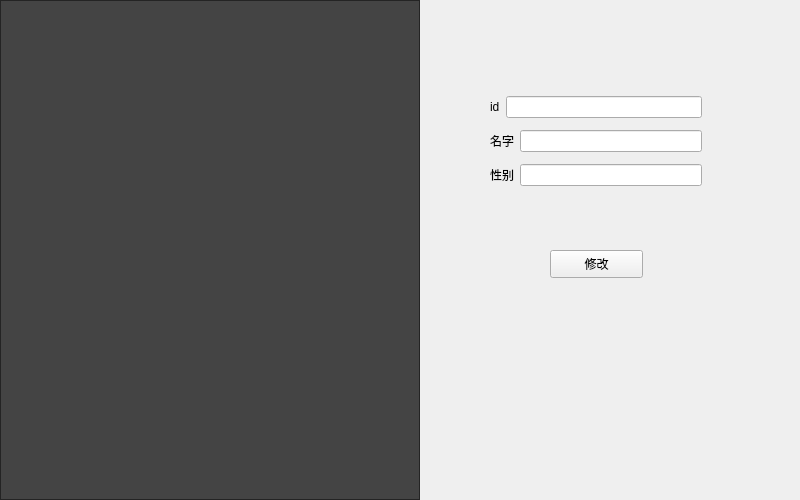
<?xml version="1.0" encoding="UTF-8"?>
<ui version="4.0">
 <class>BuyerForm</class>
 <widget class="QWidget" name="BuyerForm">
  <property name="geometry">
   <rect>
    <x>0</x>
    <y>0</y>
    <width>800</width>
    <height>500</height>
   </rect>
  </property>
  <property name="windowTitle">
   <string>Form</string>
  </property>
  <property name="styleSheet">
   <string notr="true">

*{
	font: normal 20px “微软雅黑”;
}

#pushButton{
QPushButton

{

color: rgb(255, 255, 255);
    border:none;
    padding: 5px;
    outline: none;
}

QPushButton:pressed
{
    padding-top: -15px;
    padding-bottom: -17px;
}


}
#BuyerForm{
	background-color: #818181;
}

QLineEdit{

    border: 1px solid gray;

    padding: 1px 2px 1px 2px;

}

QLineEdit:hover{

border:1px solid blue;

background-color: #818181;

}

</string>
  </property>
  <widget class="QPushButton" name="pushButton">
   <property name="geometry">
    <rect>
     <x>550</x>
     <y>250</y>
     <width>93</width>
     <height>28</height>
    </rect>
   </property>
   <property name="text">
    <string>修改</string>
   </property>
   <property name="icon">
    <iconset resource="../icons.qrc">
     <normaloff>:/images/xiugai.png</normaloff>:/images/xiugai.png</iconset>
   </property>
  </widget>
  <widget class="QTableWidget" name="tableWidget">
   <property name="geometry">
    <rect>
     <x>0</x>
     <y>0</y>
     <width>420</width>
     <height>500</height>
    </rect>
   </property>
   <property name="styleSheet">
    <string notr="true">/*
tabelwidget*/
QTableWidget{
color:#DCDCDC;
background:#444444;
border:1px solid #242424;
alternate-background-color:#525252;/*交错颜色*/
gridline-color:#242424;
}

/*选中item*/
QTableWidget::item:selected{
color:#DCDCDC;
background:qlineargradient(spread:pad,x1:0,y1:0,x2:0,y2:1,stop:0 #484848,stop:1 #383838);
}

/*
悬浮item*/
QTableWidget::item:hover{
background:#5B5B5B;
}
/*表头*/
QHeaderView::section{
text-align:center;
background:#5E5E5E;
padding:3px;
margin:0px;
color:#DCDCDC;
border:1px solid #242424;
border-left-width:0;
}



/*表右侧的滑条*/
QScrollBar:vertical{
background:#484848;
padding:0px;
border-radius:6px;
max-width:12px;
}

/*滑块*/
QScrollBar::handle:vertical{
background:#CCCCCC;
}
/*
滑块悬浮，按下*/
QScrollBar::handle:hover:vertical,QScrollBar::handle:pressed:vertical{
background:#A7A7A7;
}
/*
滑块已经划过的区域*/
QScrollBar::sub-page:vertical{
background:444444;
}

/*
滑块还没有划过的区域*/
QScrollBar::add-page:vertical{
background:5B5B5B;
}

/*页面下移的按钮*/
QScrollBar::add-line:vertical{
background:none;
}
/*页面上移的按钮*/
QScrollBar::sub-line:vertical{
background:none;
}
</string>
   </property>
  </widget>
  <widget class="QWidget" name="">
   <property name="geometry">
    <rect>
     <x>490</x>
     <y>90</y>
     <width>212</width>
     <height>103</height>
    </rect>
   </property>
   <layout class="QVBoxLayout" name="verticalLayout">
    <item>
     <layout class="QHBoxLayout" name="horizontalLayout">
      <item>
       <widget class="QLabel" name="label">
        <property name="text">
         <string>id</string>
        </property>
       </widget>
      </item>
      <item>
       <widget class="QLineEdit" name="le_id"/>
      </item>
     </layout>
    </item>
    <item>
     <layout class="QHBoxLayout" name="horizontalLayout_2">
      <item>
       <widget class="QLabel" name="label_2">
        <property name="text">
         <string>名字</string>
        </property>
       </widget>
      </item>
      <item>
       <widget class="QLineEdit" name="le_name"/>
      </item>
     </layout>
    </item>
    <item>
     <layout class="QHBoxLayout" name="horizontalLayout_3">
      <item>
       <widget class="QLabel" name="label_3">
        <property name="text">
         <string>性别</string>
        </property>
       </widget>
      </item>
      <item>
       <widget class="QLineEdit" name="le_sex"/>
      </item>
     </layout>
    </item>
   </layout>
  </widget>
 </widget>
 <resources>
  <include location="../icons.qrc"/>
 </resources>
 <connections/>
</ui>
